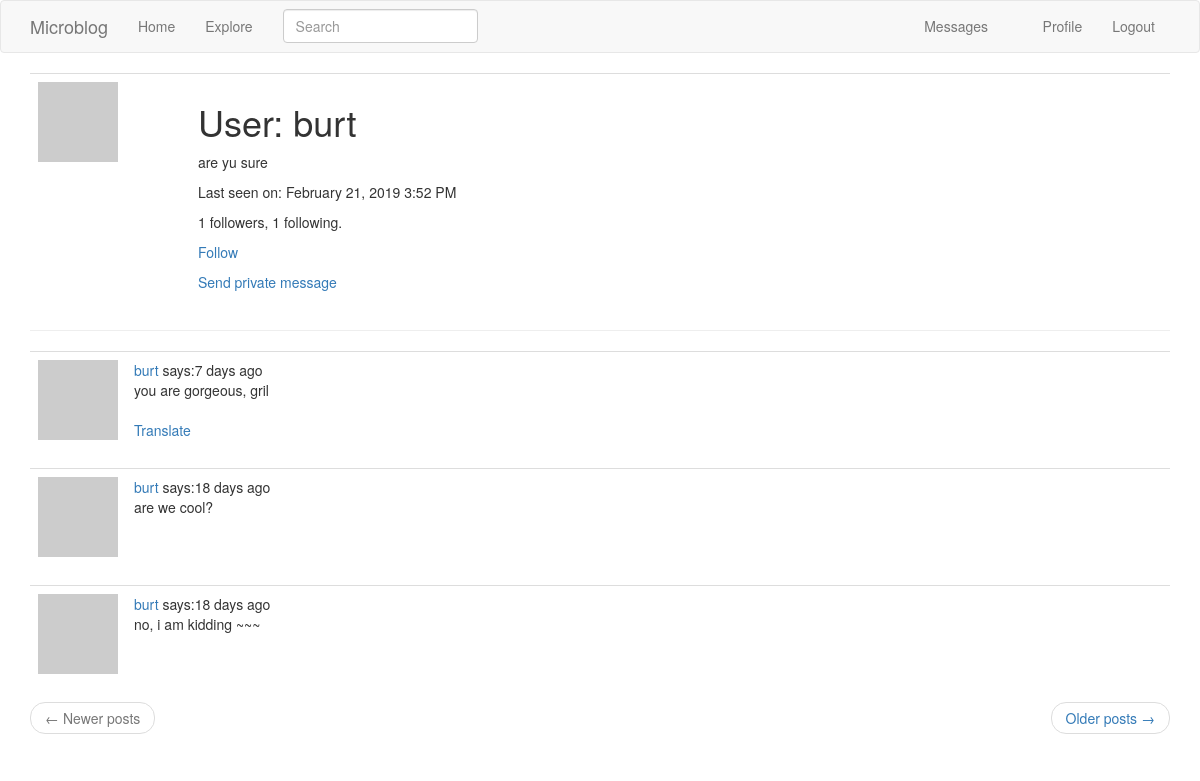
The page /user/burt (signed in) on the database its author committed.
### app/models.py (models this page shows, shortened)
class User(UserMixin, db.Model):
    id = db.Column(db.Integer, autoincrement=True, primary_key=True)
    username = db.Column(db.String(64), index=True, unique=True)
    email = db.Column(db.String(120), index=True, unique=True)
    password_hash = db.Column(db.String(128))
    about_me = db.Column(db.String(140))
    last_seen = db.Column(db.DateTime, default=datetime.utcnow)
    posts = db.relationship('Post', backref='author', lazy='dynamic')
    followed = db.relationship('User',
                               secondary=followers,
                               primaryjoin=(followers.c.follower_id == id),
                               secondaryjoin=(followers.c.followed_id == id),
                               backref=db.backref('followers', lazy='dynamic'),
                               lazy='dynamic')
    messages_sent = db.relationship('Message',
                                    backref='author',
                                    foreign_keys='Message.sender_id',
                                    lazy='dynamic')
    messages_received = db.relationship('Message',
                                        backref='recipient',
                                        foreign_keys='Message.recipient_id',
                                        lazy='dynamic')
    notifications = db.relationship('Notification',
                                    backref='user',
                                    lazy='dynamic')
    last_message_read_time = db.Column(db.DateTime)
    def new_messages(self):
        last_read_time = self.last_message_read_time or datetime(1900, 1, 1)
        return Message.query.filter_by(recipient=self).filter(Message.timestamp > last_read_time).count()
    def avatar(self, size):
        digest = md5(self.email.lower().encode('utf-8')).hexdigest()
        return 'https://www.gravatar.com/avatar/{}?d=monsterid&s={}'.format(digest, size)
    def is_following(self, user):
        return self.followed.filter(followers.c.followed_id == user.id).count() > 0

class SearchableMixin(object):
    @classmethod
    def before_commit(cls, session):
        session._changes = {
            'add': list(session.new),
            'update': list(session.dirty),
            'delete': list(session.deleted)
        }
    @classmethod
    def after_commit(cls, session):
        for obj in session._changes['add']:
            if isinstance(obj, SearchableMixin):
                add_to_index(obj.__tablename__, obj)
        for obj in session._changes['update']:
            if isinstance(obj, SearchableMixin):
                add_to_index(obj.__tablename__, obj)
        for obj in session._changes['delete']:
            if isinstance(obj, SearchableMixin):
                remove_from_index(obj.__tablename__, obj)
        session._changes = None

class Post(SearchableMixin, db.Model):
    id = db.Column(db.Integer, autoincrement=True, primary_key=True)
    body = db.Column(db.String(140))
    timestamp = db.Column(db.DateTime, index=True, default=datetime.utcnow)
    user_id = db.Column(db.Integer, db.ForeignKey('user.id'))
    language = db.Column(db.String(5))
    __searchable__ = ['body']

### app/main/routes.py (the view)
@bp.route('/user/<username>', methods=['GET'])
@login_required
def user(username):
    page = request.args.get('page', default=1, type=int)
    user = User.query.filter_by(username=username).first_or_404()
    posts = (user.posts
             .order_by(Post.timestamp.desc())
             .paginate(page, current_app.config['POSTS_PER_PAGE'], False))
    next_url = url_for('main.user', username=user.username, page=posts.next_num) if posts.has_next else None
    prev_url = url_for('main.user', username=user.username, page=posts.prev_num) if posts.has_prev else None
    return render_template('user.html', title='User', user=user,
                           posts=posts.items, next_url=next_url, prev_url=prev_url)

### app/main/forms.py
class SearchForm(FlaskForm):
    q = StringField('Search', validators=[DataRequired()])
    def __init__(self, *args, **kwargs):
        if 'formdata' not in kwargs:
            kwargs['formdata'] = request.args
        if 'csrf_enabled' not in kwargs:
            kwargs['csrf_enabled'] = False
        super(SearchForm, self).__init__(*args, **kwargs)

### app/main/routes.py (called while the page is built)
@bp.before_app_request
def before_request():
    if current_user.is_authenticated:
        current_user.last_seen = datetime.utcnow()
        db.session.commit()
        g.search_form = SearchForm()

### app/models.py (called while the page is built)
@login.user_loader
def load_user(uid):
    return User.query.get(int(uid))

### app/templates/user.html
{% extends "base.html" %}
{% import 'bootstrap/wtf.html' as wtf %}
{% block app_content %}
<table class="table table-hover">
    <tr>
        <td width="160px"><img src="{{ user.avatar(160) }}"></td>
        <td>
            <h1>User: {{ user.username }}</h1>
            {% if user.about_me %}<p>{{ user.about_me }}</p>{% endif %}
            {% if user.last_seen %}<p>Last seen on: {{ moment(user.last_seen).format('LLL') }}</p>{% endif %}
            <p>{{ user.followers.count() }} followers, {{ user.followed.count() }} following.</p>
            {% if user==current_user %}<a href="{{ url_for('main.edit_profile') }}">edit profile</a>
            {% elif current_user.is_following(user) %}
            <p>
                <a href="{{ url_for('main.unfollow', username=user.username) }}">
                    UnFollow
                </a>
            </p>
            {% else %}
            <p>
                <a href="{{ url_for('main.follow', username=user.username) }}">
                    Follow
                </a>
            </p>
            {% endif %}
            {% if user != current_user %}
            <p>
                <a href="{{ url_for('main.sent_message', recipient_name=user.username) }}">
                    Send private message
                </a>
            </p>
            {% endif %}
        </td>
    </tr>
</table>
<hr>
{% for post in posts %}
{% include "_post.html" %}
{% endfor %}
<nav aria-label="...">
        <ul class="pager">
            <li class="previous{% if not prev_url %} disabled{% endif %}">
                <a href="{{ prev_url or '#' }}">
                    <span aria-hidden="true">&larr;</span> Newer posts
                </a>
            </li>
            <li class="next{% if not next_url %} disabled{% endif %}">
                <a href="{{ next_url or '#' }}">
                    Older posts <span aria-hidden="true">&rarr;</span>
                </a>
            </li>
        </ul>
</nav>
{% endblock %}

### app/templates/_post.html
<table class="table table-hover">
    <tr>
        <td width="70px">
            <a href="{{ url_for('main.user', username=post.author.username) }}">
                <img src="{{ post.author.avatar(70) }}" alt="">
            </a>
        </td>
        <td>
            <a href="{{ url_for('main.user', username=post.author.username) }}">
                {{ post.author.username }}
            </a>
            says:{{ moment(post.timestamp).fromNow() }}
            <br>
                <span id="post{{ post.id }}">{{ post.body }}</span>
            {% if post.language and post.language != g.locale %}
            <br><br>
            <span id="translation{{ post.id }}">
                <a href="javascript:translate(
                            '#post{{ post.id }}',
                            '#translation{{ post.id }}',
                            '{{ post.language }}',
                            '{{ g.locale }}'
                            )">Translate</a>
            </span>
            {% endif %}
        </td>
    </tr>
</table>

### rows shown on the page
User: username "burt", about_me "are yu sure", last_seen "February 21, 2019 3:52 PM"
Post: author.username "burt", timestamp "7 days ago", body "you are gorgeous, gril"
Post: author.username "burt", timestamp "18 days ago", body "are we cool?"
Post: author.username "burt", timestamp "18 days ago", body "no, i am kidding ~~~"

### other values the page prints
{{ user.followers.count() }} "1"
{{ user.followed.count() }} "1"
